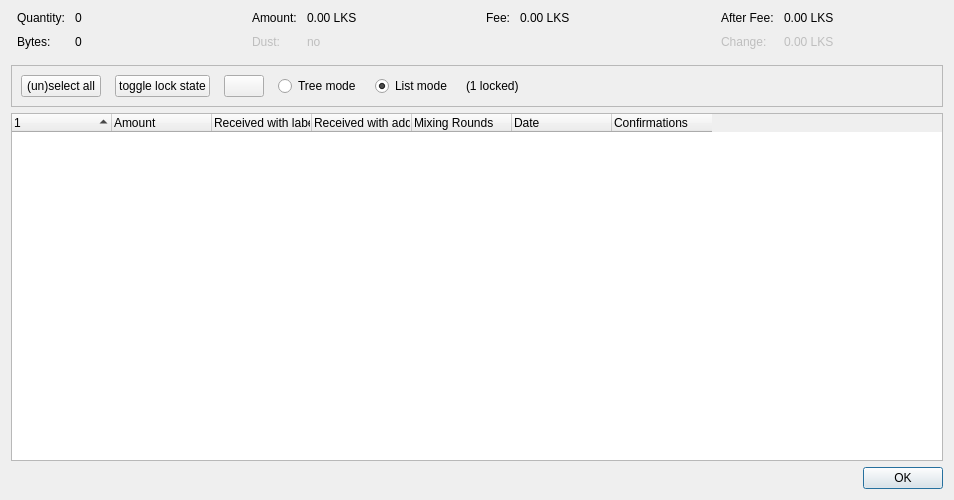
<?xml version="1.0" encoding="UTF-8"?>
<ui version="4.0">
 <class>CoinControlDialog</class>
 <widget class="QDialog" name="CoinControlDialog">
  <property name="geometry">
   <rect>
    <x>0</x>
    <y>0</y>
    <width>954</width>
    <height>500</height>
   </rect>
  </property>
  <property name="windowTitle">
   <string>Coin Selection</string>
  </property>
  <layout class="QVBoxLayout" name="verticalLayout">
   <item>
    <layout class="QHBoxLayout" name="horizontalLayoutTop" stretch="0,0,0,0">
     <property name="topMargin">
      <number>0</number>
     </property>
     <property name="bottomMargin">
      <number>10</number>
     </property>
     <item>
      <layout class="QFormLayout" name="formLayoutCoinControl1">
       <property name="horizontalSpacing">
        <number>10</number>
       </property>
       <property name="verticalSpacing">
        <number>10</number>
       </property>
       <property name="leftMargin">
        <number>6</number>
       </property>
       <property name="rightMargin">
        <number>6</number>
       </property>
       <item row="0" column="0">
        <widget class="QLabel" name="labelCoinControlQuantityText">
         <property name="text">
          <string>Quantity:</string>
         </property>
        </widget>
       </item>
       <item row="0" column="1">
        <widget class="QLabel" name="labelCoinControlQuantity">
         <property name="cursor">
          <cursorShape>IBeamCursor</cursorShape>
         </property>
         <property name="contextMenuPolicy">
          <enum>Qt::ActionsContextMenu</enum>
         </property>
         <property name="text">
          <string notr="true">0</string>
         </property>
         <property name="textInteractionFlags">
          <set>Qt::LinksAccessibleByMouse|Qt::TextSelectableByKeyboard|Qt::TextSelectableByMouse</set>
         </property>
        </widget>
       </item>
       <item row="1" column="0">
        <widget class="QLabel" name="labelCoinControlBytesText">
         <property name="text">
          <string>Bytes:</string>
         </property>
        </widget>
       </item>
       <item row="1" column="1">
        <widget class="QLabel" name="labelCoinControlBytes">
         <property name="cursor">
          <cursorShape>IBeamCursor</cursorShape>
         </property>
         <property name="contextMenuPolicy">
          <enum>Qt::ActionsContextMenu</enum>
         </property>
         <property name="text">
          <string notr="true">0</string>
         </property>
         <property name="textInteractionFlags">
          <set>Qt::LinksAccessibleByMouse|Qt::TextSelectableByKeyboard|Qt::TextSelectableByMouse</set>
         </property>
        </widget>
       </item>
      </layout>
     </item>
     <item>
      <layout class="QFormLayout" name="formLayoutCoinControl2">
       <property name="horizontalSpacing">
        <number>10</number>
       </property>
       <property name="verticalSpacing">
        <number>10</number>
       </property>
       <property name="leftMargin">
        <number>6</number>
       </property>
       <property name="rightMargin">
        <number>6</number>
       </property>
       <item row="0" column="0">
        <widget class="QLabel" name="labelCoinControlAmountText">
         <property name="text">
          <string>Amount:</string>
         </property>
        </widget>
       </item>
       <item row="0" column="1">
        <widget class="QLabel" name="labelCoinControlAmount">
         <property name="cursor">
          <cursorShape>IBeamCursor</cursorShape>
         </property>
         <property name="contextMenuPolicy">
          <enum>Qt::ActionsContextMenu</enum>
         </property>
         <property name="text">
          <string notr="true">0.00 LKS</string>
         </property>
         <property name="textInteractionFlags">
          <set>Qt::LinksAccessibleByMouse|Qt::TextSelectableByKeyboard|Qt::TextSelectableByMouse</set>
         </property>
        </widget>
       </item>
       <item row="1" column="0">
        <widget class="QLabel" name="labelCoinControlLowOutputText">
         <property name="enabled">
          <bool>false</bool>
         </property>
         <property name="text">
          <string>Dust:</string>
         </property>
        </widget>
       </item>
       <item row="1" column="1">
        <widget class="QLabel" name="labelCoinControlLowOutput">
         <property name="enabled">
          <bool>false</bool>
         </property>
         <property name="cursor">
          <cursorShape>IBeamCursor</cursorShape>
         </property>
         <property name="contextMenuPolicy">
          <enum>Qt::ActionsContextMenu</enum>
         </property>
         <property name="text">
          <string notr="true">no</string>
         </property>
         <property name="textInteractionFlags">
          <set>Qt::LinksAccessibleByMouse|Qt::TextSelectableByKeyboard|Qt::TextSelectableByMouse</set>
         </property>
        </widget>
       </item>
      </layout>
     </item>
     <item>
      <layout class="QFormLayout" name="formLayoutCoinControl3">
       <property name="horizontalSpacing">
        <number>10</number>
       </property>
       <property name="verticalSpacing">
        <number>10</number>
       </property>
       <property name="leftMargin">
        <number>6</number>
       </property>
       <property name="rightMargin">
        <number>6</number>
       </property>
       <item row="0" column="0">
        <widget class="QLabel" name="labelCoinControlFeeText">
         <property name="text">
          <string>Fee:</string>
         </property>
        </widget>
       </item>
       <item row="0" column="1">
        <widget class="QLabel" name="labelCoinControlFee">
         <property name="cursor">
          <cursorShape>IBeamCursor</cursorShape>
         </property>
         <property name="contextMenuPolicy">
          <enum>Qt::ActionsContextMenu</enum>
         </property>
         <property name="text">
          <string notr="true">0.00 LKS</string>
         </property>
         <property name="textInteractionFlags">
          <set>Qt::LinksAccessibleByMouse|Qt::TextSelectableByKeyboard|Qt::TextSelectableByMouse</set>
         </property>
        </widget>
       </item>
      </layout>
     </item>
     <item>
      <layout class="QFormLayout" name="formLayoutCoinControl4">
       <property name="horizontalSpacing">
        <number>10</number>
       </property>
       <property name="verticalSpacing">
        <number>10</number>
       </property>
       <property name="leftMargin">
        <number>6</number>
       </property>
       <property name="rightMargin">
        <number>6</number>
       </property>
       <item row="0" column="0">
        <widget class="QLabel" name="labelCoinControlAfterFeeText">
         <property name="text">
          <string>After Fee:</string>
         </property>
        </widget>
       </item>
       <item row="0" column="1">
        <widget class="QLabel" name="labelCoinControlAfterFee">
         <property name="cursor">
          <cursorShape>IBeamCursor</cursorShape>
         </property>
         <property name="contextMenuPolicy">
          <enum>Qt::ActionsContextMenu</enum>
         </property>
         <property name="text">
          <string notr="true">0.00 LKS</string>
         </property>
         <property name="textInteractionFlags">
          <set>Qt::LinksAccessibleByMouse|Qt::TextSelectableByKeyboard|Qt::TextSelectableByMouse</set>
         </property>
        </widget>
       </item>
       <item row="1" column="0">
        <widget class="QLabel" name="labelCoinControlChangeText">
         <property name="enabled">
          <bool>false</bool>
         </property>
         <property name="text">
          <string>Change:</string>
         </property>
        </widget>
       </item>
       <item row="1" column="1">
        <widget class="QLabel" name="labelCoinControlChange">
         <property name="enabled">
          <bool>false</bool>
         </property>
         <property name="cursor">
          <cursorShape>IBeamCursor</cursorShape>
         </property>
         <property name="contextMenuPolicy">
          <enum>Qt::ActionsContextMenu</enum>
         </property>
         <property name="text">
          <string notr="true">0.00 LKS</string>
         </property>
         <property name="textInteractionFlags">
          <set>Qt::LinksAccessibleByMouse|Qt::TextSelectableByKeyboard|Qt::TextSelectableByMouse</set>
         </property>
        </widget>
       </item>
      </layout>
     </item>
    </layout>
   </item>
   <item>
    <widget class="QFrame" name="frame">
     <property name="minimumSize">
      <size>
       <width>0</width>
       <height>40</height>
      </size>
     </property>
     <property name="frameShape">
      <enum>QFrame::StyledPanel</enum>
     </property>
     <property name="frameShadow">
      <enum>QFrame::Sunken</enum>
     </property>
     <layout class="QHBoxLayout" name="horizontalLayout">
      <item>
       <layout class="QHBoxLayout" name="horizontalLayoutPanel" stretch="0,0,0,0,0,0,0">
        <property name="spacing">
         <number>14</number>
        </property>
        <item>
         <widget class="QPushButton" name="pushButtonSelectAll">
          <property name="sizePolicy">
           <sizepolicy hsizetype="Maximum" vsizetype="Fixed">
            <horstretch>0</horstretch>
            <verstretch>0</verstretch>
           </sizepolicy>
          </property>
          <property name="text">
           <string>(un)select all</string>
          </property>
          <property name="autoDefault">
           <bool>false</bool>
          </property>
         </widget>
        </item>
        <item>
         <widget class="QPushButton" name="pushButtonToggleLock">
          <property name="sizePolicy">
           <sizepolicy hsizetype="Maximum" vsizetype="Fixed">
            <horstretch>0</horstretch>
            <verstretch>0</verstretch>
           </sizepolicy>
          </property>
          <property name="text">
           <string>toggle lock state</string>
          </property>
          <property name="autoDefault">
           <bool>false</bool>
          </property>
         </widget>
        </item>
        <item>
         <widget class="QPushButton" name="hideButton">
          <property name="sizePolicy">
           <sizepolicy hsizetype="Maximum" vsizetype="Fixed">
            <horstretch>0</horstretch>
            <verstretch>0</verstretch>
           </sizepolicy>
          </property>
          <property name="text">
           <string/>
          </property>
          <property name="autoDefault">
           <bool>false</bool>
          </property>
         </widget>
        </item>
        <item>
         <widget class="QRadioButton" name="radioTreeMode">
          <property name="sizePolicy">
           <sizepolicy hsizetype="Maximum" vsizetype="Fixed">
            <horstretch>0</horstretch>
            <verstretch>0</verstretch>
           </sizepolicy>
          </property>
          <property name="text">
           <string>Tree mode</string>
          </property>
         </widget>
        </item>
        <item>
         <widget class="QRadioButton" name="radioListMode">
          <property name="sizePolicy">
           <sizepolicy hsizetype="Maximum" vsizetype="Fixed">
            <horstretch>0</horstretch>
            <verstretch>0</verstretch>
           </sizepolicy>
          </property>
          <property name="text">
           <string>List mode</string>
          </property>
          <property name="checked">
           <bool>true</bool>
          </property>
         </widget>
        </item>
        <item>
         <widget class="QLabel" name="labelLocked">
          <property name="text">
           <string>(1 locked)</string>
          </property>
         </widget>
        </item>
        <item>
         <spacer name="horizontalSpacer">
          <property name="orientation">
           <enum>Qt::Horizontal</enum>
          </property>
          <property name="sizeHint" stdset="0">
           <size>
            <width>40</width>
            <height>20</height>
           </size>
          </property>
         </spacer>
        </item>
       </layout>
      </item>
     </layout>
    </widget>
   </item>
   <item>
    <widget class="CoinControlTreeWidget" name="treeWidget">
     <property name="contextMenuPolicy">
      <enum>Qt::CustomContextMenu</enum>
     </property>
     <property name="sortingEnabled">
      <bool>false</bool>
     </property>
     <property name="columnCount">
      <number>7</number>
     </property>
     <attribute name="headerShowSortIndicator" stdset="0">
      <bool>true</bool>
     </attribute>
     <attribute name="headerStretchLastSection">
      <bool>false</bool>
     </attribute>
     <column>
      <property name="text">
       <string/>
      </property>
     </column>
     <column>
      <property name="text">
       <string>Amount</string>
      </property>
     </column>
     <column>
      <property name="text">
       <string>Received with label</string>
      </property>
     </column>
     <column>
      <property name="text">
       <string>Received with address</string>
      </property>
     </column>
     <column>
      <property name="text">
       <string>Mixing Rounds</string>
      </property>
     </column>
     <column>
      <property name="text">
       <string>Date</string>
      </property>
     </column>
     <column>
      <property name="text">
       <string>Confirmations</string>
      </property>
      <property name="toolTip">
       <string>Confirmed</string>
      </property>
     </column>
    </widget>
   </item>
   <item>
    <widget class="QDialogButtonBox" name="buttonBox">
     <property name="orientation">
      <enum>Qt::Horizontal</enum>
     </property>
     <property name="standardButtons">
      <set>QDialogButtonBox::Ok</set>
     </property>
    </widget>
   </item>
  </layout>
 </widget>
 <customwidgets>
  <customwidget>
   <class>CoinControlTreeWidget</class>
   <extends>QTreeWidget</extends>
   <header>qt/coincontroltreewidget.h</header>
  </customwidget>
 </customwidgets>
 <resources/>
 <connections/>
</ui>
